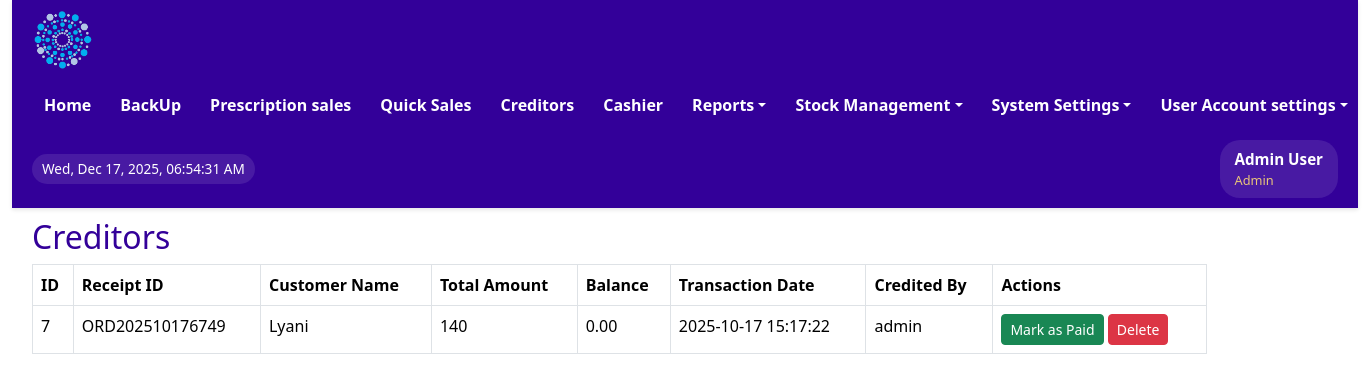
Page /sales/view_credit_sales.php (signed in) on the earlier database version.
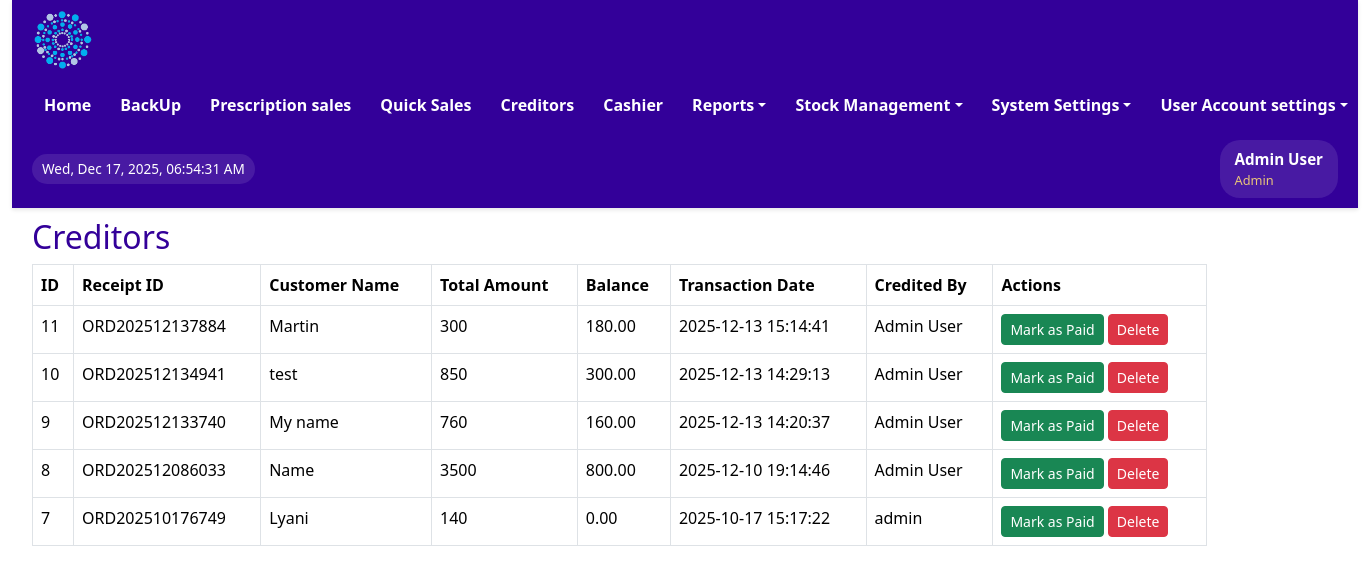
Same page on the later database version.
### tables this page shows
CREATE TABLE IF NOT EXISTS `credit_balances` (
  `id` int NOT NULL AUTO_INCREMENT,
  `receipt_id` varchar(20) DEFAULT NULL,
  `customer_name` varchar(255) DEFAULT NULL,
  `customer_phone` varchar(50) DEFAULT NULL,
  `balance_amount` decimal(10,2) DEFAULT NULL,
  `transDate` datetime DEFAULT CURRENT_TIMESTAMP,
  `total_amount` double DEFAULT NULL,
  `tendered_amount` double DEFAULT NULL,
  `status` varchar(50) DEFAULT NULL,
  `created_by` varchar(50) DEFAULT NULL,
  PRIMARY KEY (`id`)
);

### sales/view_credit_sales.php (the view, shortened to what this page needs)
<?php
include '../includes/header.php';
$result = $conn->query("SELECT * FROM credit_balances
                        /*where payment_status = 'paid'*/
                        ORDER BY transDate DESC");
?>
<!DOCTYPE html>
<html lang="en">
<head>
    <link rel="stylesheet" href="../assets/css/bootstrap.min.css" type="text/css">
</head>
<body>
<div class="main-content" style="min-width: 90%; margin-top: 10px;";>
    <h2>Creditors</h2>
    <table class="table table-bordered" style="width: 90%";>
        <thead>
            <tr>
                <th>ID</th>
                <th>Receipt ID</th>
                <th>Customer Name</th>
                <th>Total Amount</th>
                <th>Balance</th>
                <th>Transaction Date</th>
                <th>Credited By</th>
                <th>Actions</th>
            </tr>
        </thead>
        <tbody>
            <?php while ($row = $result->fetch_assoc()): ?>
                <tr>
                    <td><?= $row['id'] ?></td>
                    <td><?= $row['receipt_id'] ?></td>
                    <td><?= $row['customer_name'] ?></td>
                    <td><?= $row['total_amount'] ?></td>
                    <td><?= $row['balance_amount'] ?></td>
                    <td><?= $row['transDate'] ?></td>
                    <td><?= $row['created_by'] ?></td>
                    <td>
                        <button class="btn btn-sm btn-success mark-paid-btn" data-receipt-id="<?= $row['receipt_id'] ?>">Mark as Paid</button>
                        <button class="btn btn-sm btn-danger delete-btn" data-receipt-id="<?= $row['receipt_id'] ?>">Delete</button>
                    </td>
                </tr>
            <?php endwhile; ?>
        </tbody>
    </table>
</div>
</body>
</html>

Differences in the rows shown:
added credit_balances: id "11", receipt "ORD202512137884", customer_name "Martin", total_amount "300", balance_amount "180.00", transDate "2025-12-13 15:14:41", created_by "Admin User"
added credit_balances: id "10", receipt "ORD202512134941", customer_name "test", total_amount "850", balance_amount "300.00", transDate "2025-12-13 14:29:13", created_by "Admin User"
added credit_balances: id "9", receipt "ORD202512133740", customer_name "My name", total_amount "760", balance_amount "160.00", transDate "2025-12-13 14:20:37", created_by "Admin User"
added credit_balances: id "8", receipt "ORD202512086033", customer_name "Name", total_amount "3500", balance_amount "800.00", transDate "2025-12-10 19:14:46", created_by "Admin User"
